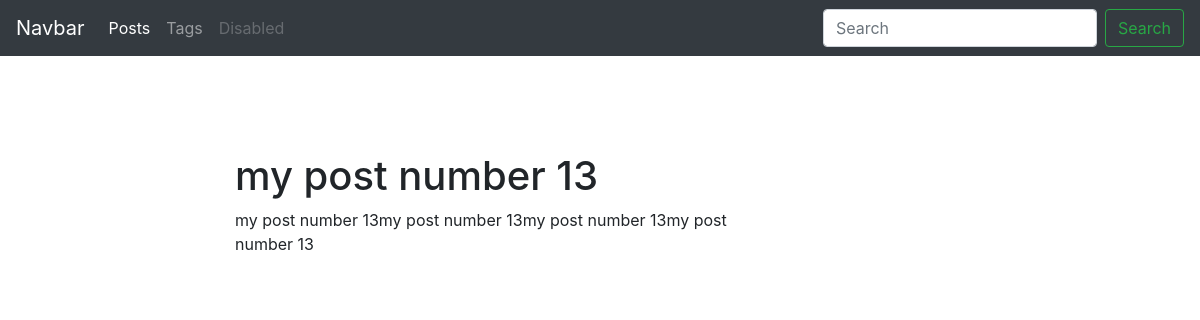
/blog/post/my-post-number-13-1560619475/, run on an earlier commit of the app's database.
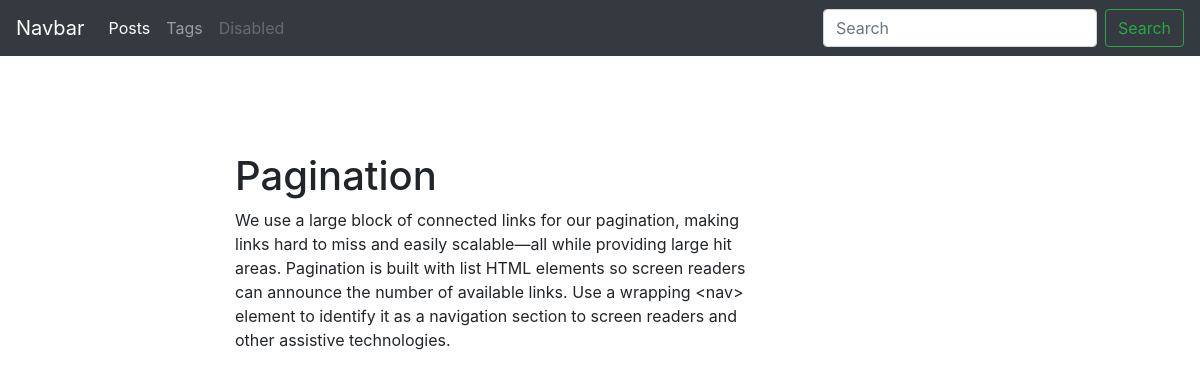
And on a later commit of the database.
### blog/models.py (models this page shows, shortened)
class Post(models.Model):
	title = models.CharField(max_length=150, db_index=True)
	slug = models.SlugField(max_length=150, blank=True, unique=True)
	body = models.TextField(blank=True, db_index=True)
	tags = models.ManyToManyField('Tag', blank=True, related_name='posts')
	date_pub = models.DateTimeField(auto_now_add=True)
	class Meta:
		ordering = ['-date_pub']

### blog/views.py (the view)
# urls.py: path('post/<str:slug>/', PostDetail.as_view(), name = 'post_detail_url'),
class PostDetail(ObjectDetailMixin, View):
	model = Post
	template = 'blog/post_detail.html'

### blog/utils.py (called while the page is built)
    def get(self, request, slug):
	    obj = get_object_or_404(self.model, slug__iexact = slug)
	    return render(request, self.template, context = {self.model.__name__.lower(): obj, 'admin_object': obj, 'detail': True})

### blog/templates/blog/post_detail.html (shortened to what this page needs)
{% extends 'blog/base_blog.html' %}
{% block content %}
	<h1 class="mt-5">
		{{ post.title }}
	</h1>
	<p>
		{{ post.body }}
	</p>
{% endblock %}

What changed in the data, as far as the page shows it:
changed Post: title "my post number 13" → "Pagination"; body "my post number 13my post number 13my post number 13my post number 13" → "We use a large block of connected links for our pagination, making links hard to miss and easily scalable—all while providing large hit areas. Pagination is built with list HTML elements so screen readers can announce the number of available links. Use a wrapping <nav> element to identify it as a navigation section to screen readers and other assistive technologies."
